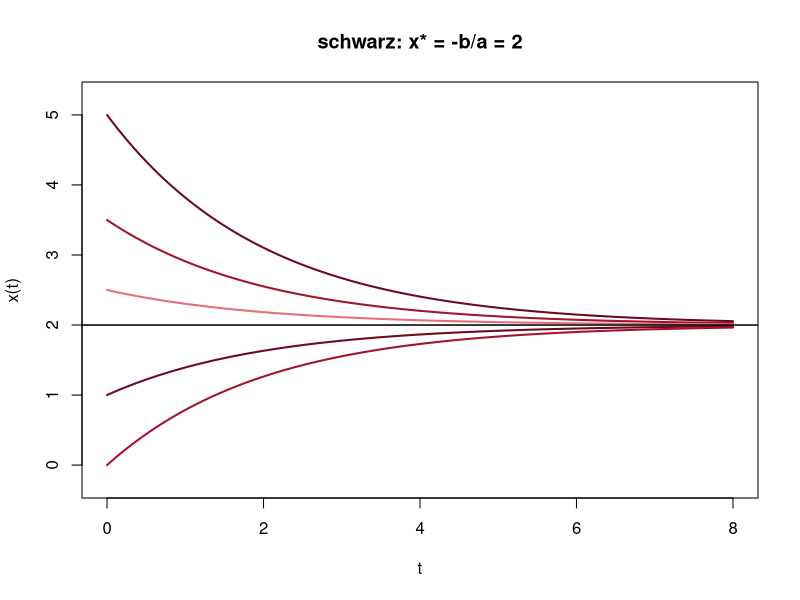

The R source for this figure:
# Abb. 3.3: Lösungsschar einer linearen Differentialgleichung (Buch, Abschnitt 3.1, Gl. 3.6 und 3.7)
# dx/dt = a x + b mit a = -0.5, b = 1; Lösungen x(t) = C e^(at) - b/a für verschiedene Startwerte, x* = -b/a = 2
# (c) 2026 Philipp Kügler · Programm zum Buch „Dynamische Systeme in den Lebenswissenschaften“ · MIT-Lizenz (siehe LICENSE)
a <- -0.5; b <- 1
xs <- -b / a                             # konstante Lösung
t <- seq(0, 8, length.out = 400)
rot <- c(rgb(0.43, 0.04, 0.12), rgb(0.64, 0.08, 0.18), rgb(0.89, 0.44, 0.49))
plot(NULL, xlim = c(0, 8), ylim = c(-0.25, 5.25), xlab = "t", ylab = "x(t)", main = "schwarz: x* = -b/a = 2")
x0s <- c(5, 3.5, 2.5, 1, 0)
for (i in seq_along(x0s)) {
  C <- x0s[i] - xs
  lines(t, C * exp(a * t) + xs, col = rot[(i - 1) %% 3 + 1], lwd = 2)
  cat(sprintf("x(0) = %g: C = %4.1f, x(8) = %.4f\n", x0s[i], C, C * exp(8 * a) + xs))
}
abline(h = xs, lwd = 1.5)
